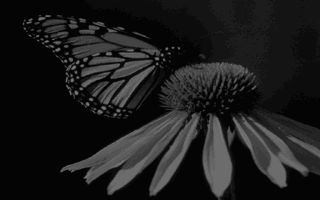
#> input picture images/butterfly.BMP, 320 x 200 px, found by its file name
$ python 'ex2_直方图均衡化.py'
#> lines starting #> are read from the running program, lines starting #| are printed output that depends on the picture
### ex1_求直方图.py
import cv2
import matplotlib
import matplotlib.pyplot as plt
import numpy as np


# 实验一：画直方图


# 为便于后续实验的使用，这里声明一个函数，用于计算直方图，传入参数为原灰度图，返回参数为计算后的直方图
def caculateHist(rawImage):
    height = rawImage.shape[0]  # 获取图像的高度
    width = rawImage.shape[1]  # 获取图像的宽度
    hist = np.zeros(256)  # 初始化一个长度为256、值全为0的向量
    for r in range(0, height):  # 遍历每个像素
        for c in range(0, width):
            grey = rawImage[r][c]  # 获取灰度
            hist[grey] = hist[grey]+1  # 将对应灰度的记录数量+1
    hist = hist/rawImage.size  # 将hist向量点除原图的像素数量（即归一化）
    return hist


# 直接执行该文件时运行下列代码
# [20 lines that do not run on import are left out]

### ex2_直方图均衡化.py
import cv2
import matplotlib
import matplotlib.pyplot as plt
import numpy as np

from ex1_求直方图 import *


# 实验二_额外：图像的直方图均衡化


# 用于直方图均衡化的函数，传入参数为原始的灰度图，返回值为变换后的图
def HistEqualize(rawImage):
    raw_height = rawImage.shape[0]  # 获取原图像的高度
    raw_width = rawImage.shape[1]  # 获取原图像的宽度

    hist = caculateHist(rawImage)  # 调用实验一中写的的函数求各个灰度级的频率

    prob_sum = np.zeros(256)  # 初始化一个长度为256的全零向量，用以存储累积概率
    prob_sum[0] = hist[0]  # 计算累积概率
    for i in range(1, 256):
        prob_sum[i] = prob_sum[i-1] + hist[i]

    T = np.zeros(256, dtype='uint8')  # 初始化一个长度为256的全零向量，用以存储各个灰度经过变换后的新灰度
    for i in range(0, 256):
        T[i] = round(prob_sum[i] * 255)  # 计算变换前后各个灰度的映射关系

    aft = np.zeros((raw_height, raw_width), dtype='uint8')  # 新建一个和原图大小一样的全零矩阵
    for r in range(0, raw_height):  # 遍历每个像素
        for c in range(0, raw_width):
            aft[r][c] = T[rawImage[r][c]]  # 对每个像素的灰度进行变换，round指四舍五入

    return aft


# 直接执行该文件时运行下列代码
if __name__ == '__main__':
    # 导入图片
    raw = cv2.imread("images/butterfly.bmp", 0)  # 0表示以灰度图形式导入，导入后raw是一个二维矩阵
#> raw is the input picture: shape (200, 320); min 4, max 124, mean 28.1

    # 此部分为实际处理
    aft1 = HistEqualize(raw)            # 直方图均衡化
#> after the loop in caculateHist, `for r in range(0, height):`: hist = 256 values, max 27973 at index 4, min 0 at index 0, mean 250
#> in caculateHist, `hist = hist/rawImage.size`: hist = 256 values, max 0.437 at index 4, min 0 at index 0, mean 0.00391
#> after the loop in HistEqualize, `for i in range(1, 256):`: prob_sum = 256 values from 0 to 1
#> after the loop in HistEqualize, `for i in range(0, 256):`: T = 256 values from 0 to 255
#> after the loop in HistEqualize, `for r in range(0, raw_height):`:
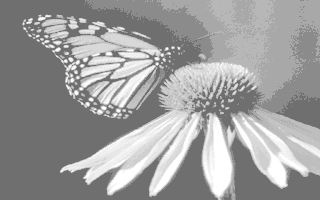
#> aft: shape (200, 320); min 111, max 255, mean 156.4

    # 以下代码用于显示图片
    matplotlib.rcParams['font.sans-serif'] = ['SimHei']   # 用黑体显示中文
    matplotlib.rcParams['axes.unicode_minus'] = False     # 正常显示负号

    plt.figure(figsize=(12, 9), dpi=100)

    plt.subplot(1, 2, 1)
    plt.imshow(cv2.cvtColor(raw, cv2.COLOR_GRAY2RGB))
    plt.title("原始图像")

    plt.subplot(1, 2, 2)
    plt.imshow(cv2.cvtColor(aft1, cv2.COLOR_GRAY2RGB))
    plt.title("直方图均衡化之后")

    plt.show()
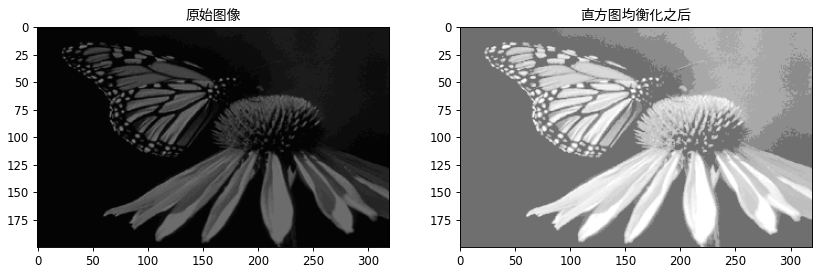
#> figure drawn by matplotlib, 2 panels
